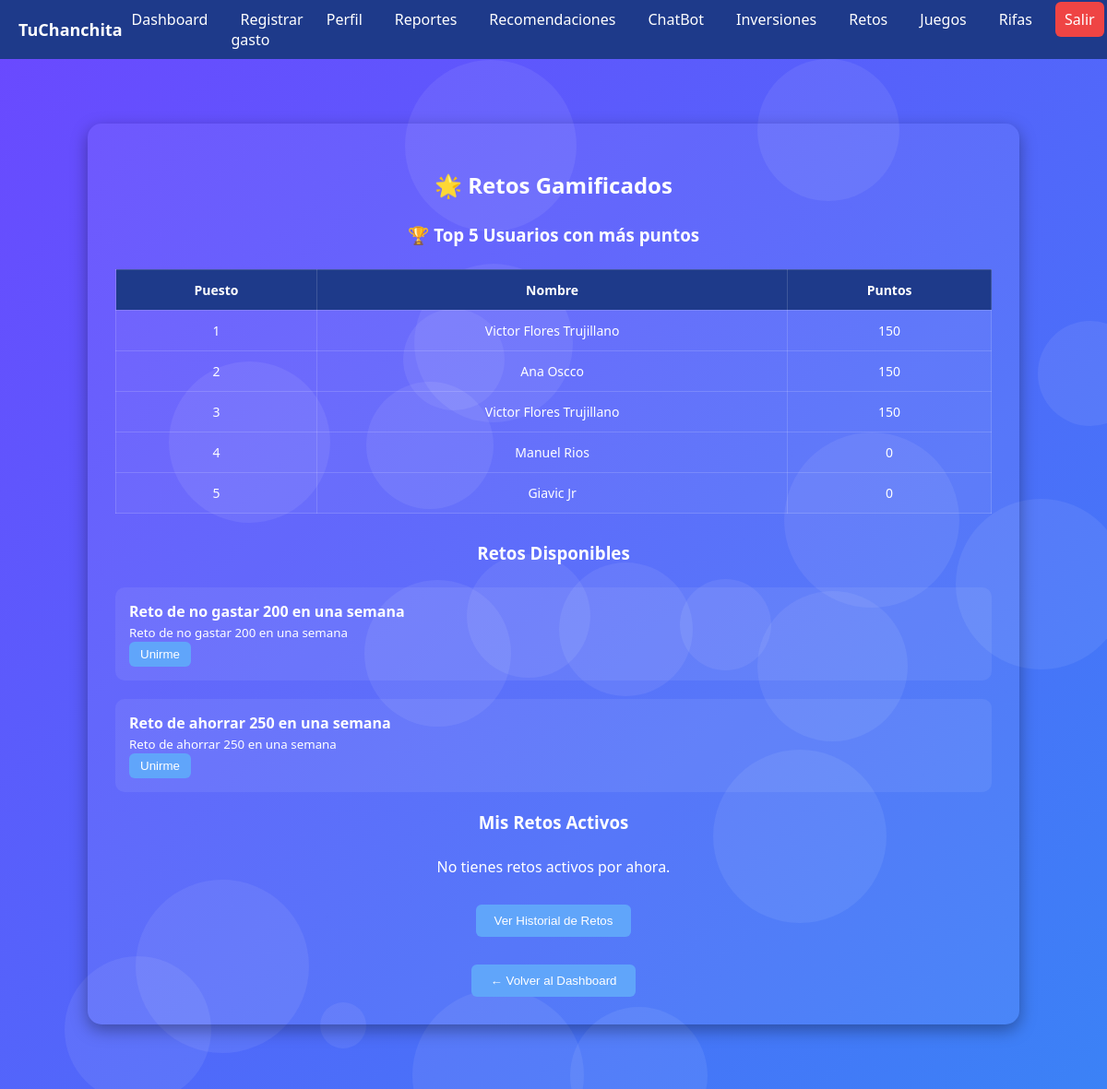
The page /retos/ (signed in) on the database as committed earlier.
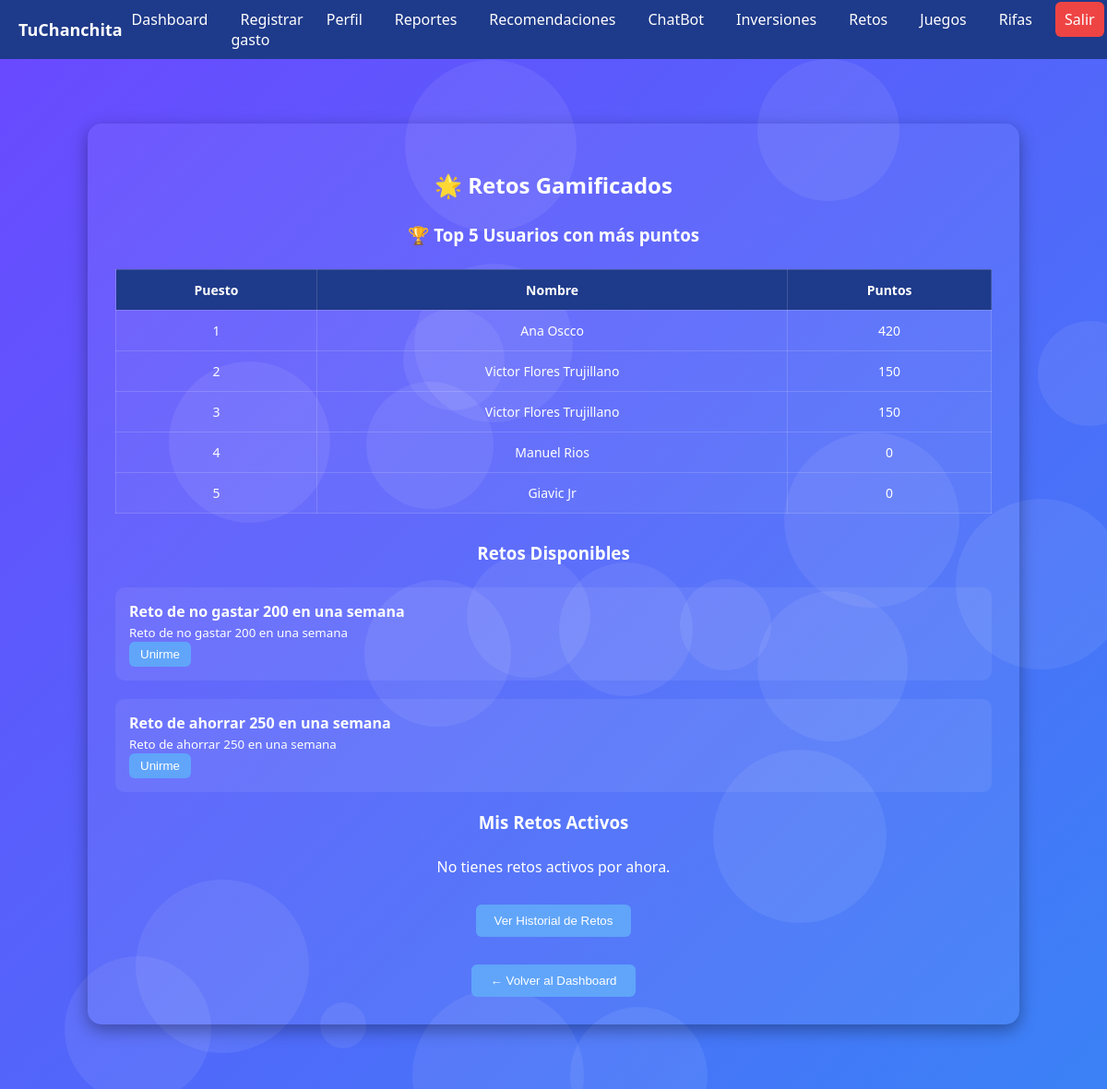
The same page on the database as committed later.
### myapp/models.py (models this page shows, shortened)
class UserProfile(models.Model):
    email = models.EmailField(unique=True)
    password = models.CharField(max_length=100)
    first_name = models.CharField(max_length=100)
    last_name = models.CharField(max_length=100)
    monthly_limit = models.FloatField(default=0.0)
    points = models.IntegerField(default=0)
    trivia_puntaje = models.IntegerField(default=0)
    photo = models.ImageField(upload_to='profile_photos/', null=True, blank=True)
    login_attempts = models.IntegerField(default=0)
    is_blocked = models.BooleanField(default=False)

class Challenge(models.Model):
    CHALLENGE_TYPES = [
    ('no_gastos', 'No gastar'),
    ('ahorro', 'Ahorro'),
    ]
    goal_amount = models.FloatField(null=True, blank=True)
    title = models.CharField(max_length=100)
    description = models.TextField()
    type = models.CharField(max_length=20, choices=CHALLENGE_TYPES, default='no_gastar')
    points = models.IntegerField()
    duration_days = models.IntegerField()
    condition = models.CharField(max_length=200)  # lógica de validación (luego se puede extender)
    is_active = models.BooleanField(default=True)

### myapp/views.py (the view, shortened to what this page needs)
# urls.py: path('retos/', views.retos_view, name='retos'),
def retos_view(request):
    user = UserProfile.objects.get(id=request.session['user_id'])
    retos_disponibles = Challenge.objects.filter(is_active=True).exclude(type='juego')
    retos_usuario = UserChallenge.objects.filter(user=user)
    retos_mostrar = []
    for uc in retos_usuario:
        reto = uc.challenge
        fecha_inicio = uc.start_date
        fecha_fin = fecha_inicio + timedelta(days=reto.duration_days)
        if uc.completed or uc.failed:
            continue
    if request.method == 'POST':
        reto_id = request.POST.get('reto_id')
        reto = get_object_or_404(Challenge, id=reto_id)
        if not UserChallenge.objects.filter(user=user, challenge=reto).exists():
            UserChallenge.objects.create(user=user, challenge=reto, start_date=timezone.now())
        return redirect('retos')
    top_users = UserProfile.objects.order_by('-points')[:5]
    return render(request, 'retos.html', {
        'retos': retos_disponibles.exclude(id__in=retos_usuario.values_list('challenge_id', flat=True)),
        'retos_mostrar': retos_mostrar,
        'retos_unidos': retos_usuario.values_list('challenge_id', flat=True),
        'top_users': top_users
    })

### myapp/templates/retos.html (shortened to what this page needs)
{% extends 'layout/base.html' %}
{% load static %}
{% block content %}
<div class="bubble-container" id="bubble-container"></div>
<main class="retos-container">
  <h2>🌟 Retos Gamificados</h2>
  <h3>🏆 Top 5 Usuarios con más puntos</h3>
  <table>
    <thead>
      <tr>
        <th>Puesto</th>
        <th>Nombre</th>
        <th>Puntos</th>
      </tr>
    </thead>
    <tbody>
      {% for u in top_users %}
      <tr>
        <td>{{ forloop.counter }}</td>
        <td>{{ u.first_name }} {{ u.last_name }}</td>
        <td>{{ u.points }}</td>
      </tr>
      {% endfor %}
    </tbody>
  </table>
  <h3>Retos Disponibles</h3>
  <form method="post">
    {% for reto in retos %}
    <div class="reto-card">
      <strong>{{ reto.title }}</strong><br>
      <small>{{ reto.description }}</small><br>
      {% if reto.id in retos_unidos %}
        <em>✅ Ya unido</em>
      {% else %}
        <button type="submit" name="reto_id" value="{{ reto.id }}">Unirme</button>
      {% endif %}
    </div>
    {% empty %}
      <p style="text-align: center; margin-top: 10px;">No hay retos disponibles por ahora. ¡Vuelve pronto!</p>
    {% endfor %}
  </form>
  <h3>Mis Retos Activos</h3>
        {% for item in retos_mostrar %}
      <li>
        <strong>{{ item.ur.challenge.title }}</strong> - ⏳ En progreso
        <br>
        <small>Progreso: {{ item.progreso }}%</small>
        <div class="progress-bar">
          <div class="progress-bar-fill" style="width: {{ item.progreso }}%; background-color: {{ item.color }}"></div>
        </div>
      </li>
    {% empty %}
    <p style="text-align: center; margin-top: 10px;">No tienes retos activos por ahora.</p>
      {% endfor %}
  <div class="back-button">
  <a href="{% url 'historial_retos' %}">
    <button>Ver Historial de Retos</button>
  </a>
</div>
  <div class="back-button">
    <a href="{% url 'dashboard' %}"><button>← Volver al Dashboard</button></a>
  </div>
</main>
{% endblock %}

Rows that differ between the two databases and show on the page:
changed UserProfile "Ana": points "150" → "420"; moves up the list
